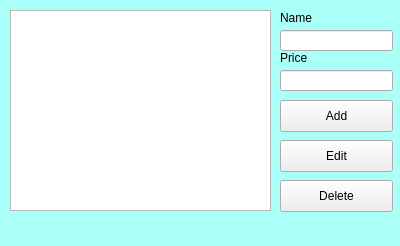
<?xml version="1.0" encoding="UTF-8"?>
<ui version="4.0">
 <class>newMerchandise</class>
 <widget class="QWidget" name="newMerchandise">
  <property name="geometry">
   <rect>
    <x>0</x>
    <y>0</y>
    <width>400</width>
    <height>246</height>
   </rect>
  </property>
  <property name="windowTitle">
   <string>Edit Merchandise</string>
  </property>
  <property name="styleSheet">
   <string notr="true">#newMerchandise
{
background-color: rgb(170, 255, 247);
}</string>
  </property>
  <widget class="QTableWidget" name="merchList">
   <property name="geometry">
    <rect>
     <x>10</x>
     <y>10</y>
     <width>261</width>
     <height>201</height>
    </rect>
   </property>
  </widget>
  <widget class="QPushButton" name="add">
   <property name="geometry">
    <rect>
     <x>280</x>
     <y>100</y>
     <width>113</width>
     <height>32</height>
    </rect>
   </property>
   <property name="text">
    <string>Add</string>
   </property>
  </widget>
  <widget class="QPushButton" name="edit">
   <property name="geometry">
    <rect>
     <x>280</x>
     <y>140</y>
     <width>113</width>
     <height>32</height>
    </rect>
   </property>
   <property name="text">
    <string>Edit</string>
   </property>
  </widget>
  <widget class="QPushButton" name="delete_2">
   <property name="geometry">
    <rect>
     <x>280</x>
     <y>180</y>
     <width>113</width>
     <height>32</height>
    </rect>
   </property>
   <property name="text">
    <string>Delete</string>
   </property>
  </widget>
  <widget class="QLabel" name="name">
   <property name="geometry">
    <rect>
     <x>280</x>
     <y>10</y>
     <width>61</width>
     <height>16</height>
    </rect>
   </property>
   <property name="text">
    <string>Name</string>
   </property>
  </widget>
  <widget class="QLabel" name="price">
   <property name="geometry">
    <rect>
     <x>280</x>
     <y>50</y>
     <width>61</width>
     <height>16</height>
    </rect>
   </property>
   <property name="text">
    <string>Price</string>
   </property>
  </widget>
  <widget class="QLineEdit" name="newName">
   <property name="geometry">
    <rect>
     <x>280</x>
     <y>30</y>
     <width>113</width>
     <height>21</height>
    </rect>
   </property>
  </widget>
  <widget class="QLineEdit" name="newPrice">
   <property name="geometry">
    <rect>
     <x>280</x>
     <y>70</y>
     <width>113</width>
     <height>21</height>
    </rect>
   </property>
  </widget>
 </widget>
 <resources/>
 <connections/>
</ui>
